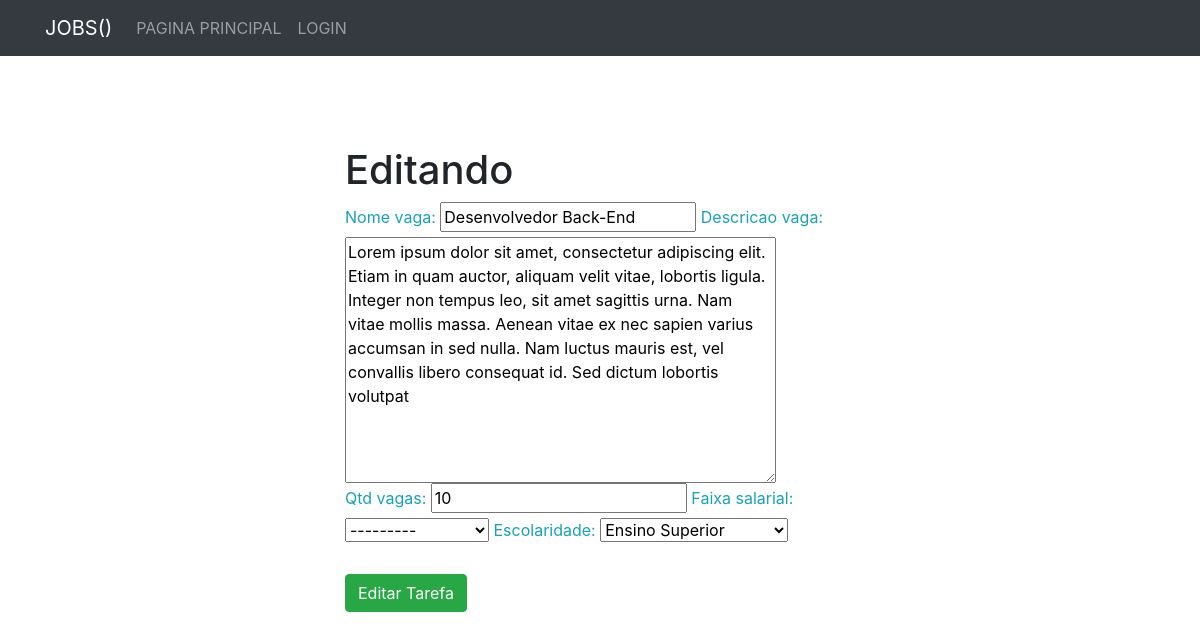
The app's page /editar/2 with its own data.
### vagas/models.py (models this page shows, shortened)
class Vaga(models.Model):
    salarial = (
        ('Até 1000','Até 1000'),
        ('de 1000 a 2000','de 1000 a 2000'),
        ('de 2000 a 3000','de 2000 a 3000'),
        ('Acima de 3000','Acima de 3000')
    )
    escolaridade_list = (
        ('Ensino fundamental', 'Ensino fundamental'),
        ('Ensino médio', 'Ensino médio'),
        ('Tecnólogo', 'Tecnólogo'),
        ('Ensino Superior', 'Ensino Superior'),
        ('Pós / MBA / Mestrado', 'Pós / MBA / Mestrado'),
        ('Doutorado', 'Doutorado')
    )
    pessoa = models.ForeignKey(User, on_delete=models.CASCADE)
    nome_vaga = models.CharField(max_length=70)
    descricao_vaga = models.TextField()
    date = models.DateField(default=datetime.now, blank=True)
    qtd_vagas = models.IntegerField(default=0)
    faixa_salarial = models.CharField(max_length=50, choices=salarial)
    escolaridade = models.CharField( max_length=40 , choices=escolaridade_list)
    inscritos_na_vaga = models.CharField(max_length=100)
    qtd_inscritos = models.IntegerField(default=0)

### usuarios/views.py (the view)
# urls.py: path('editar/<int:id>', views.editar_vaga, name='editar-vaga'),
def editar_vaga(request, id):
    vaga = get_object_or_404(Vaga, pk=id)
    form = TaskForm(instance=vaga)
    if(request.method == 'POST'):
        form = TaskForm(request.POST, instance=vaga)
        if(form.is_valid()):
            vaga.save()
            return redirect('dashboard_empresa')
        else:
            return render(request, 'empresa/edittask.html', {'form': form, 'task': vaga})
    else:
        return render(request, 'empresa/edittask.html', {'form': form, 'task': vaga})

### usuarios/forms.py
class TaskForm(forms.ModelForm):
    class Meta:
        model = Vaga
        fields = (
                'nome_vaga',
                'descricao_vaga',
                'qtd_vagas',
                'faixa_salarial',
                'escolaridade')

### templates/empresa/edittask.html (shortened to what this page needs)
{% load static %}
{% include 'partials/menu.html' %}
<link href="//maxcdn.bootstrapcdn.com/bootstrap/4.1.1/css/bootstrap.min.css" rel="stylesheet" id="bootstrap-css">
<body>
    <div id="login">
        <h3 class="text-center text-white pt-5">Login form</h3>
        <div class="container">
            <div id="login-row" class="row justify-content-center align-items-center">
                <div id="login-column" class="col-md-6">
                    <div id="login-box" class="col-md-12">
                        <form id="login-form" class="form" method="post">
                            <h1>Editando {{vaga.nome_vaga}}</h1>
                            <div class="form-group">
                                <label for="text" class="text-info">{{ form }}</label><br>
                            </div>
                            <input type="submit" class="btn btn-success" value="Editar Tarefa">
                        </form>
                    </div>
                </div>
            </div>
        </div>
    </div>
</body>

### records on screen
Vaga: nome_vaga "Desenvolvedor Back-End", descricao_vaga "Lorem ipsum dolor sit amet, consectetur adipiscing elit. Etiam in quam auctor, aliquam velit vitae, lobortis ligula. Integer non tempus leo, sit amet sagittis urna. Nam vitae mollis massa. Aenean vitae ex nec sapien varius accumsan in sed nulla. Nam luctus mauris est, vel convallis libero consequat id. Sed dictum lobortis volutpat", qtd_vagas "10", faixa_salarial "---------", escolaridade "Ensino Superior"
